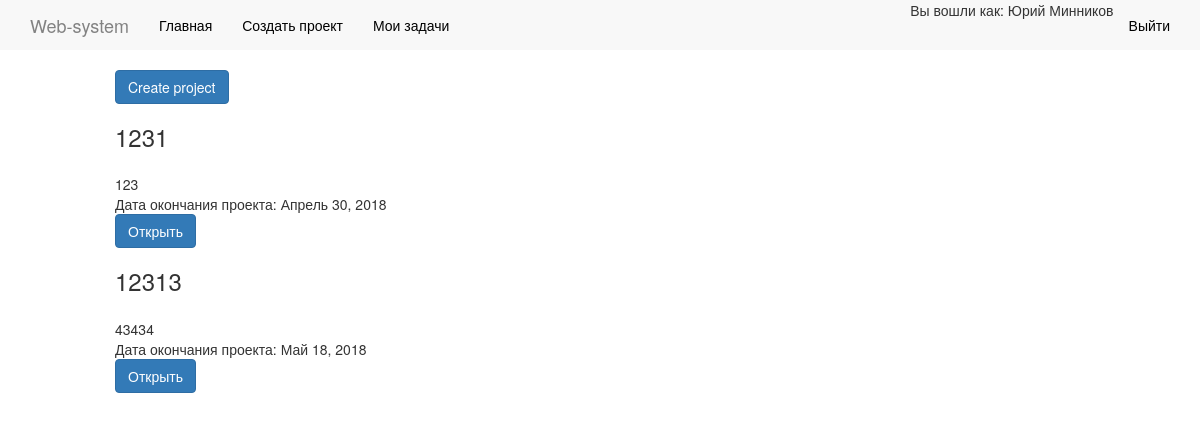
The app's page / (signed in), older data.
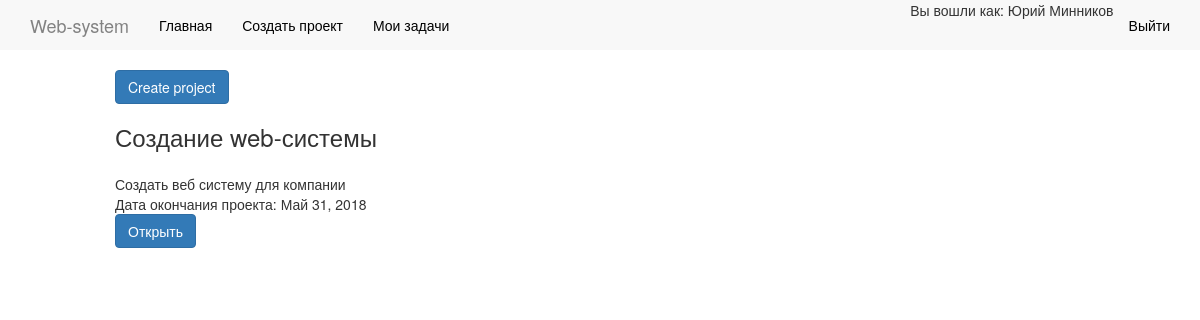
The same page, newer data.
### projectpage/models.py (models this page shows, shortened)
class Species_project(models.Model):
	name = models.CharField(max_length=250)
	short_description = models.TextField()
	description = models.TextField()
	created_task = models.DateField(verbose_name='Дата создания',auto_now_add=True)
	finish_task = models.DateField(verbose_name='Дата окончания')

### projectpage/views.py (the view)
# urls.py: url(r'^$', main),
def main(request):
	if not request.user.is_authenticated:
		return redirect('auth/login')
	else:
		species_projects = Species_project.objects.all()
		return render(request, 'projects/index.html', {'species_projects': species_projects , 'mainuser': request.user})

### projectpage/templates/projects/index.html (shortened to what this page needs)
{% extends "base.html" %}
{% block content %}
<div class="container pages">
<a href="project/createproject" class="btn btn-primary">Create project</a>
		<div class="d-flex flex-row">
					{% for itm in species_projects%}
				<div class="p-2">
				<div class="card">
						<div class="card-header">
							<h3 class="card-title">{{ itm.name }}</h2>
								<a href="/{{ itm.id }}/pdf" target="_blank"><i class="fas fa-file-pdf"></i></a>
						</div>
						<div class="card-body">
					<p class="card-text">{{ itm.short_description }}</span>
					<br>
					<span class="card-text">Дата окончания проекта: {{ itm.finish_task}}</span>
					<br>
					<a href="project/{{ itm.id }}" class="btn btn-primary" >
						Открыть
					</a>
						</div>
					</div>
					</div>
					{% endfor %}
			</div>
	</div>
{% endblock %}

Row changes from the older to the newer data that the page shows:
removed Species_project: name "1231", short_description "123", finish_task "Апрель 30, 2018"
removed Species_project: name "12313", short_description "43434", finish_task "Май 18, 2018"
added Species_project: name "Создание web-системы", short_description "Создать веб систему для компании", finish_task "Май 31, 2018"
